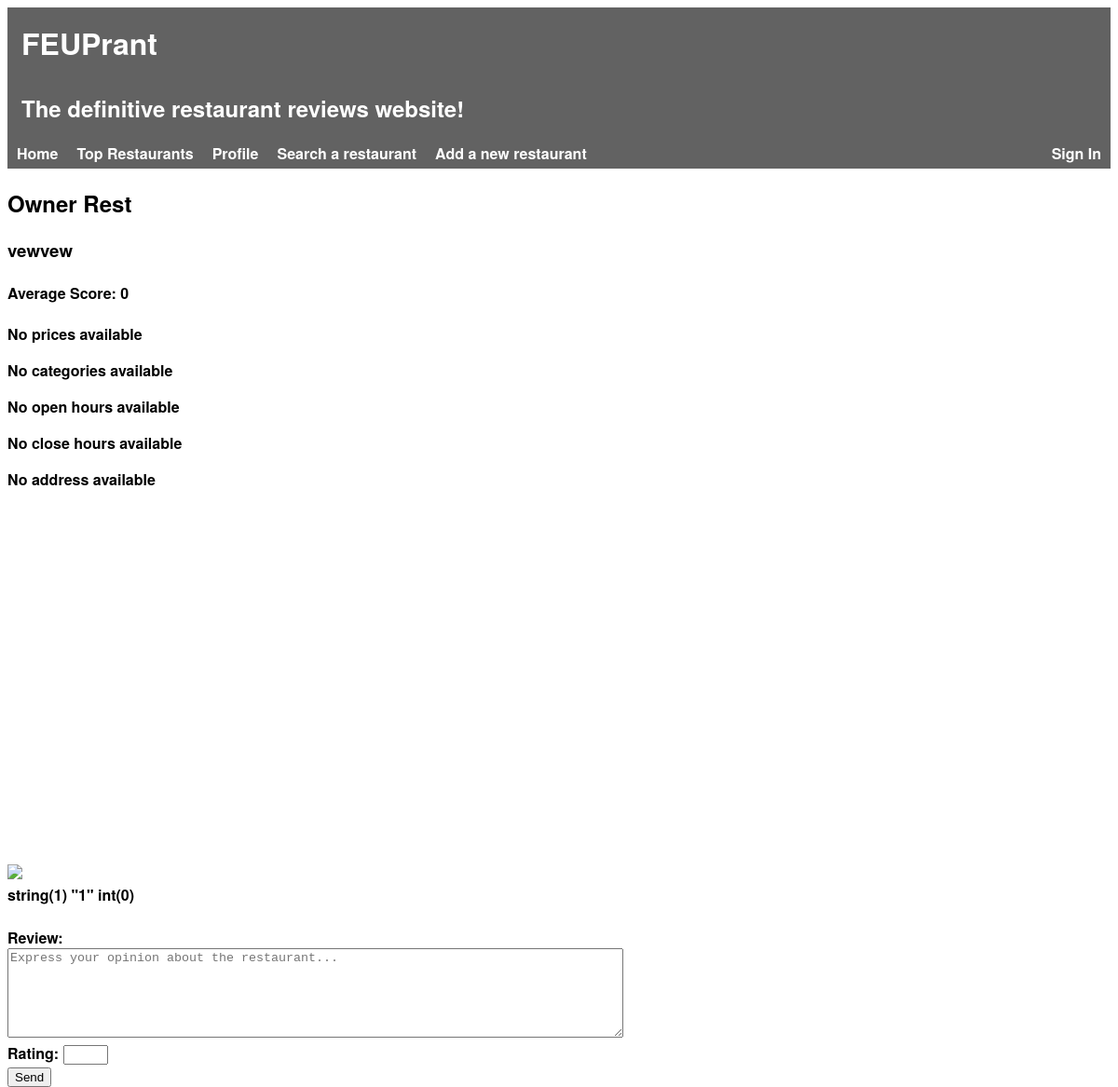
The page /templates/restaurant.php?idRestaurant=8 on the database its author committed.
### tables this page shows
CREATE TABLE Restaurant(
    idRestaurant        INTEGER PRIMARY KEY AUTOINCREMENT,
    name                STRING NOT NULL,
    description         STRING NOT NULL,
    score               FLOAT NOT NULL,

    idOwner             INTEGER REFERENCES Owner(idOwner),
    idRestaurantInfo    INTEGER REFERENCES RestaurantInfo(idRestaurantInfo)
);

### database/db_restaurants.php (called while the page is built, shortened)
<?php
function getRestaurantById($idRestaurant) {
    global $db;
    $stmt = $db->prepare('SELECT * FROM Restaurant WHERE idRestaurant = :id');
    $stmt->bindParam(':id', $idRestaurant);
    $stmt->execute();
    return $stmt->fetch();
}
?>

### database/db_restaurants_info.php (called while the page is built, shortened)
<?php
    function getInfoById($idRestaurantInfo) {
        global $db;
        $stmt = $db->prepare('SELECT * FROM RestaurantInfo WHERE idRestaurantInfo = :id');
        $stmt->bindParam(':id', $idRestaurantInfo);
        $stmt->execute();
        return $stmt->fetch();
    }
?>

### database/db_localization.php (called while the page is built, shortened)
<?php
    function getLocalizationById($idLocalization) {
        global $db;
        $stmt = $db->prepare('SELECT * FROM Localization WHERE idLocalization = :id');
        $stmt->bindParam(':id', $idLocalization);
        $stmt->execute();
        return $stmt->fetch();
    }
?>

### database/db_photo.php (called while the page is built, shortened)
<?php
    function getPhotoById($idRestaurantInfo) {
        global $db;
        $stmt = $db->prepare('SELECT * FROM PhotoRestaurant WHERE idRestaurantInfo = :id');
        $stmt->bindParam(':id', $idRestaurantInfo);
        $stmt->execute();
        return $stmt->fetch();
    }
?>

### templates/restaurant.php (the view, shortened to what this page needs)
<?php
    include_once('../database/connection.php');
    include_once('../database/db_restaurants.php');
    include_once('../database/db_restaurants_info.php');
    include_once('../database/db_photo.php');
    include_once('../database/db_localization.php');
    if(isset($_GET['idRestaurant'])) {
        $restaurant = getRestaurantById($_GET['idRestaurant']);
    } else {
        $_SESSION['idRestaurant'] = $_SESSION['restaurant'];
        $restaurant = $_SESSION['restaurant'];
        if($restaurant == false)
            die('There was no restaurant with the specified id');
    }
    $info = getInfoById($restaurant['idRestaurantInfo']);
    $localization = getLocalizationById($info['idLocalization']);
    $photo = getPhotoById($info['idRestaurantInfo']);
    include_once('header.php');
?>
<section>
    <div id='restaurant'>
        <h2><?=$restaurant['name']?></h2>
        <h3><?=$restaurant['description']?></h3>
        <h4>Average Score: <?=$restaurant['score']?></h3>
    <div id='restaurantInfo'>
        <?php if($info['price']) { ?>
            <p>Price: <?=$info['price']?></p>
        <?php } else { ?>
            <p>No prices available</p>
        <?php } ?>
        <?php if($info['category']) { ?>
            <p>Categories: <?=$info['category']?></p>
        <?php } else { ?>
            <p>No categories available</p>
        <?php } ?>
        <?php if($info['openHours']) { ?>
            <p>Open Hours: <?=$info['openHours']?></p>
        <?php } else { ?>
            <p>No open hours available</p>
        <?php } ?>
        <?php if($info['closeHours']) { ?>
            <p>Close hours: <?=$info['closeHours']?></p>
        <?php } else { ?>
            <p>No close hours available</p>
        <?php } ?>
    </div>
    <div id="localization">
        <?php if(isset($localization['country']) || isset($localization['city']) || isset($localization['road'])) { ?>
            <label>Adress: </label>
        <?php } else { ?>
            <label>No address available</label>
        <?php } ?>
        <div id="map" style="width:100%; height:400px"></div>
    </div>
    <div id="photos">
            <img src="../images/originals/<?=$photo['idPhoto']?>.jpg">
    </div>
    <?php
        var_dump($restaurant['idOwner']);
        var_dump(intval($_SESSION['idUser'][0]));
        if($restaurant['idOwner'] != intval($_SESSION['idUser'][0]))
            include_once('write_review.php');
    ?>
</section>

### css/header.css (style rules this page uses)
html { font-family: 'Helvetica Neue', sans-serif; font-weight: bold; height: 100%; }

### rows shown on the page
restaurant: name "Owner Rest", description "vewvew", score "0"
